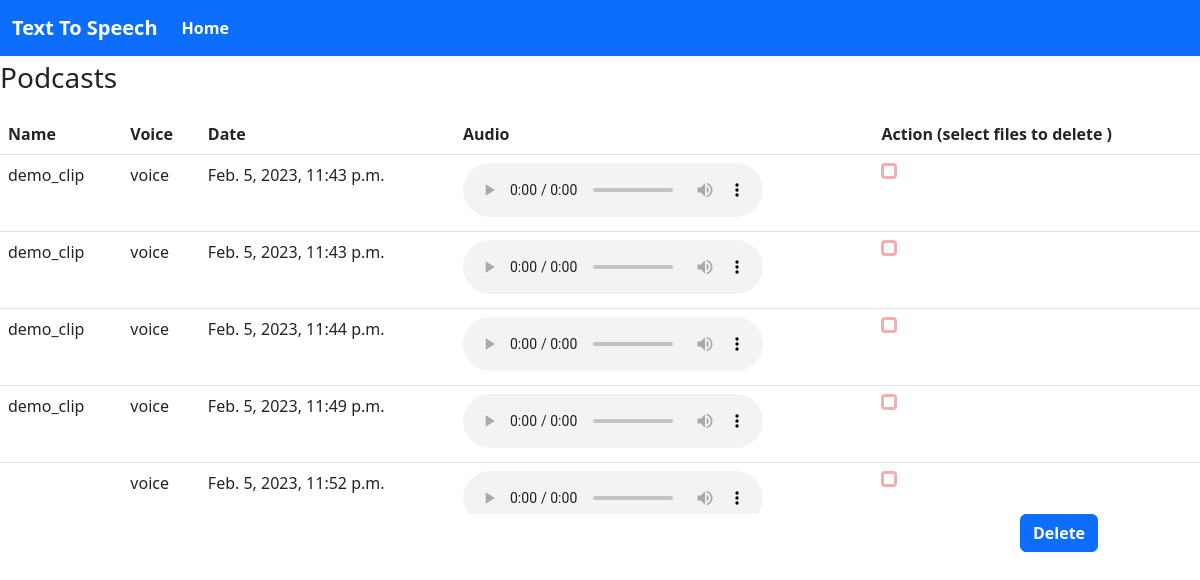
Before: /mergedailogs with the older database file.
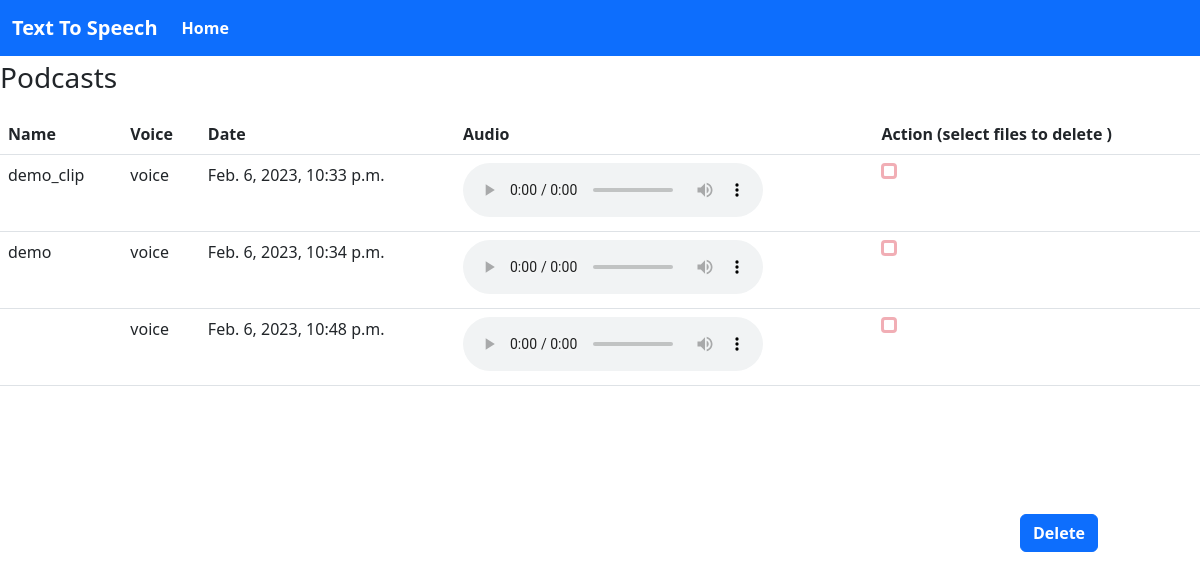
After: the same page with the newer database file.
### tts/models.py (models this page shows, shortened)
class podcast_files(models.Model):
    file_name= models.CharField(max_length=40)
    date_time =models.DateTimeField(auto_now_add=True)
    audio_file = models.FileField(upload_to='podcast',
        blank=True, null=True)

### tts/views.py (the view)
# urls.py: path('mergedailogs', views.merge_dailogs, name='mergedailogs')
def merge_dailogs(request):
   if request.method == "POST":
     script = request.POST.getlist('selected_audio[]')
     speaker = request.POST.getlist('selected_speaker[]')
     filename = request.POST.get('filename')
     convert_text_to_audio(speaker,script,filename)
     podcasts = podcast_files.objects.all()
     return render(request,"display_result.html",{'podcasts':podcasts})
   else:
      podcasts = podcast_files.objects.all()
      return render(request,"display_result.html",{'podcasts':podcasts})

### templates/display_result.html (shortened to what this page needs)
<!doctype html>
<html lang="en">
  <head>
    <link href="https://cdn.jsdelivr.net/npm/bootstrap@5.3.0-alpha1/dist/css/bootstrap.min.css" rel="stylesheet">
  <head>
  <body>
    <nav class="navbar navbar-expand-lg bg-primary fw-bold">
      <div class="container-fluid">
        <a class="navbar-brand text-white" href="#">Text To Speech</a>
        <div class="collapse navbar-collapse" id="navbarSupportedContent">
          <ul class="navbar-nav me-auto mb-2 mb-lg-0">
            <li class="nav-item">
              <a class="nav-link active text-white" aria-current="page" href="/">Home</a>
            </li>
        </div>
      </div>
    </nav>
    <div class="col">
      <div class="row-6">
      <div><p class="fs-3 ">Podcasts</p></div>
      <div class="row-6">
          <div class="table-wrapper-scroll-y my-custom-scrollbar">
          <table class="table table-hover">
        <thead>
          <tr>
            <th scope="col">Name</th>
            <th scope="col">Voice</th>
            <th scope="col">Date</th>
            <th scope="col">Audio</th>
            <th scope="col">Action (select files to delete ) </th>
          </tr>
        </thead>
        <tbody>
          {% for podcasts in podcasts%}
          <tr>
            <td>{{podcasts.file_name}}</td>
            <td>voice </td>
            <td>{{podcasts.date_time}}</td>
            <td>     <audio src=" {{podcasts.audio_file.url}} " type="audio/wav" controls="controls"> </audio>   </td>
            <td>
  <form action="" method="post">
      <input class="form-check-input mt-0 border-3 border-danger-subtle " name="selected_audio" type="checkbox" value="{{podcasts.audio_file.url}} " >
            </td>
          </tr>
          {% endfor %}
        </tbody>
      </table>
    </div>
      <div class="row">
        <div class="col-10"></div>
        <div class="col-2">
              <button type="submit" class="btn btn-primary fw-bold">Delete</button>
            </div>
            </div>
    </div>
    </div>
  </body>
</html>

### templates/display_result.html (style rules this page uses)
.my-custom-scrollbar { position: relative; height: 400px; overflow: auto; }
.table-wrapper-scroll-y { display: block; }

Changed rows visible on the page:
removed podcast_files: file_name "demo_clip", date_time "Feb. 5, 2023, 11:43 p.m."
removed podcast_files: file_name "demo_clip", date_time "Feb. 5, 2023, 11:43 p.m."
removed podcast_files: file_name "demo_clip", date_time "Feb. 5, 2023, 11:44 p.m."
removed podcast_files: file_name "demo_clip", date_time "Feb. 5, 2023, 11:49 p.m."
removed podcast_files: date_time "Feb. 5, 2023, 11:52 p.m."
added podcast_files: file_name "demo_clip", date_time "Feb. 6, 2023, 10:33 p.m."
added podcast_files: file_name "demo", date_time "Feb. 6, 2023, 10:34 p.m."
added podcast_files: date_time "Feb. 6, 2023, 10:48 p.m."
